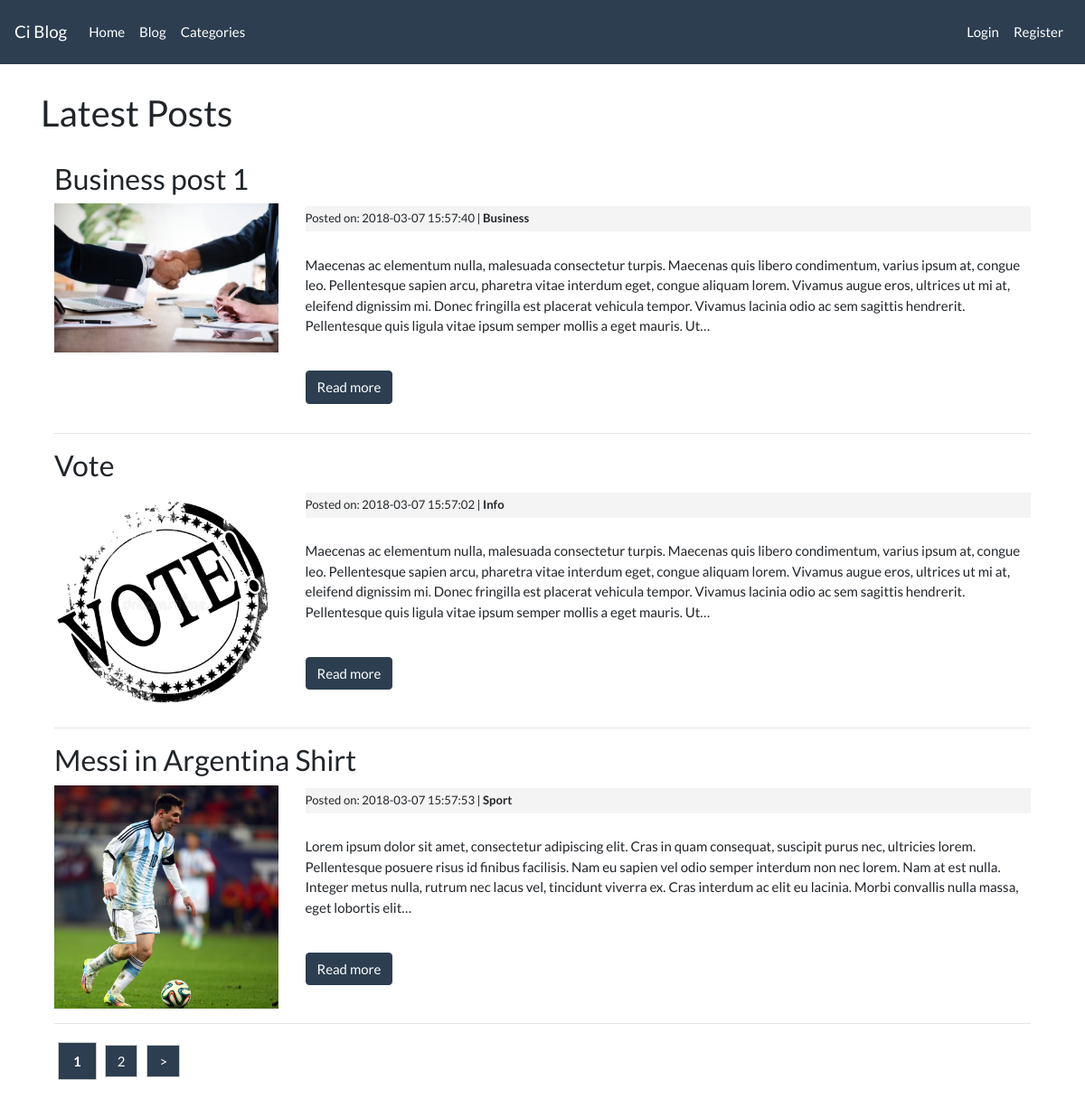
The page /posts on the database its author committed.
### tables this page shows
CREATE TABLE `posts` (
  `id` int(11) NOT NULL,
  `category_id` int(11) NOT NULL,
  `user_id` int(11) NOT NULL,
  `title` varchar(255) NOT NULL,
  `slug` varchar(255) NOT NULL,
  `body` text NOT NULL,
  `post_image` varchar(255) NOT NULL,
  `created_at` timestamp NOT NULL DEFAULT CURRENT_TIMESTAMP
);

CREATE TABLE `categories` (
  `id` int(11) NOT NULL,
  `user_id` int(11) NOT NULL,
  `name` varchar(255) NOT NULL,
  `created_at` timestamp NOT NULL DEFAULT CURRENT_TIMESTAMP
);

### application/controllers/Posts.php (called while the page is built, shortened)
<?php
    class Posts extends CI_Controller {
      public function index($offset = 0){
       $this->load->library('pagination');
       $config['per_page'] = 3;
        $data['title'] = 'Latest Posts';
        $data['posts'] = $this->Post_model->get_posts(false, $config['per_page'], $offset);
        $this->load->view('templates/header');
        $this->load->view('posts/index',$data);
        $this->load->view('templates/footer');
      }
    }
 ?>

### index.php (called while the page is built, shortened)
<?php
require_once BASEPATH.'core/CodeIgniter.php';

### application/models/Post_model.php (called while the page is built, shortened)
<?php
class Post_model extends CI_Model{
  public function get_posts($slug = false, $limit = false, $offset = false){
    if($limit){
      $this->db->limit($limit, $offset);
    }
    if($slug === FALSE){
      $this->db->order_by('posts.id', 'DESC');
      $this->db->join('categories', 'categories.id = posts.category_id');
      $query = $this->db->get('posts');
      return $query->result_array();
    }else{
      $query = $this->db->get_where('posts', array('slug' => $slug));
      return $query->row_array();
    }
  }
}
 ?>

### application/views/posts/index.php (the view)
<h2 class="title-category"><?= $title; ?></h2>
<br>
  <div class="container post-container">
    <?php foreach($posts as $post) : ?>
      <h3><?= $post['title']; ?></h3>
      <div class="row">
        <div class="col-md-3">
          <img class="post-thumb" src="<?php echo site_url(); ?>assets/images/posts/<?php echo $post['post_image']; ?>" alt="">
        </div>
        <div class="col-md-9">
          <small class="post-date">Posted on: <?=$post['created_at']; ?><span>&nbsp|&nbsp<b><?php echo $post['name']; ?></span></b></small><br>
          <?= word_limiter($post['body'], 60); ?>
          <br><br>
          <p><a class="btn btn-primary" href="<?=site_url('/posts/'.$post['slug']); ?>">Read more</a></p>
        </div>
      </div>
      <hr>
    <?php endforeach; ?>
    <div class="pagination-links">
      <?php echo $this->pagination->create_links(); ?>
    </div>
  </div>

### application/views/templates/header.php (shortened to what this page needs)
<!DOCTYPE html>
<html>
  <head>
    <link rel="stylesheet" href="https://bootswatch.com/4/flatly/bootstrap.min.css">
    <link rel="stylesheet" href="<?= base_url(); ?>/assets/css/main.css">
  </head>
<body>
    <nav class="navbar navbar-expand-lg navbar-dark bg-primary">
     <a class="navbar-brand" href="<?= base_url(); ?>">Ci Blog</a>
         <ul class="navbar-nav mr-auto">
           <li class="nav-item">
             <a class="nav-link" href="<?= base_url(); ?>">Home</a>
           </li>
           <li class="nav-item">
             <a class="nav-link" href="<?= base_url(); ?>posts">Blog</a>
           </li>
           <li class="nav-item">
             <a class="nav-link" href="<?= base_url(); ?>categories">Categories</a>
           </li>
         </ul>
         <ul class="nav navbar-nav navbar-right">
           <?php if(!$this->session->userdata('logged_in')) : ?>
           <li class="nav-item">
             <a class="nav-link" href="<?= base_url(); ?>users/login">Login</a>
           </li>
           <li class="nav-item">
             <a class="nav-link" href="<?= base_url(); ?>users/register">Register</a>
           </li>
         <?php endif; ?>
         </ul>
     </nav>
     <div class="container">

### application/views/templates/footer.php (shortened to what this page needs)
    </div>
  </body>
</html>

### assets/css/main.css (style rules this page uses)
.post-date { background: #f4f4f4; padding: 4px 0; margin: 3px 0; display:block; }
.title-category { margin-top: 30px; }
.post-thumb { width: 100%; }
.pagination-links { margin: 30px 0; }
.pagination-links strong { padding: 11px 16px; margin: 4px; background: #2C3E50; border: 1px #ccc solid; text-decoration: none; font-weight: bolder; color: #ffffff; }
a.pagination-link { padding: 8px 13px; margin: 5px; background: #2C3E50; border: 1px #ccc solid; text-decoration: none; color: #fff; }

### rows shown on the page
posts: title "Business post 1", post_image (picture), category.created_at "2018-03-07 15:57:40", category.name "Business", body "Maecenas ac elementum nulla, malesuada consectetur turpis. Maecenas quis libero condimentum, varius ipsum at, congue leo. Pellentesque sapien arcu, pharetra vitae interdum eget, congue aliquam lorem. Vivamus augue eros, ultrices ut mi at, eleifend dignissim mi. Donec fringilla est placerat vehicula tempor. Vivamus lacinia odio ac sem sagittis hendrerit. Pellentesque quis ligula vitae ipsum semper mollis a eget mauris. Ut…"
posts: title "Vote", post_image (picture), category.created_at "2018-03-07 15:57:02", category.name "Info", body "Maecenas ac elementum nulla, malesuada consectetur turpis. Maecenas quis libero condimentum, varius ipsum at, congue leo. Pellentesque sapien arcu, pharetra vitae interdum eget, congue aliquam lorem. Vivamus augue eros, ultrices ut mi at, eleifend dignissim mi. Donec fringilla est placerat vehicula tempor. Vivamus lacinia odio ac sem sagittis hendrerit. Pellentesque quis ligula vitae ipsum semper mollis a eget mauris. Ut…"
posts: title "Messi in Argentina Shirt", post_image (picture), category.created_at "2018-03-07 15:57:53", category.name "Sport", body "Lorem ipsum dolor sit amet, consectetur adipiscing elit. Cras in quam consequat, suscipit purus nec, ultricies lorem. Pellentesque posuere risus id finibus facilisis. Nam eu sapien vel odio semper interdum non nec lorem. Nam at est nulla. Integer metus nulla, rutrum nec lacus vel, tincidunt viverra ex. Cras interdum ac elit eu lacinia. Morbi convallis nulla massa, eget lobortis elit…"

### other values the page prints
$title "Latest Posts"
$this->pagination->create_links() "1 2 >"
